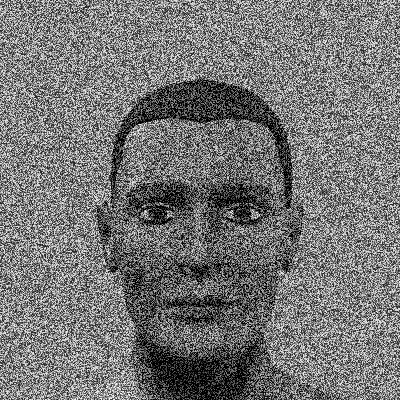
#> input picture ML/DAY13/man.jpg, 400 x 400 px
$ python Q1.py
#> lines starting #> are read from the running program, lines starting #| are printed output that depends on the picture
import numpy as np
import cv2 as cv

img=cv.imread("man.jpg")
#> img is the input picture: shape (400, 400, 3); min 0, max 255, mean 117.4

kernel=np.ones((2,2),np.uint8)

erosion=cv.erode(img,kernel,iterations=2)
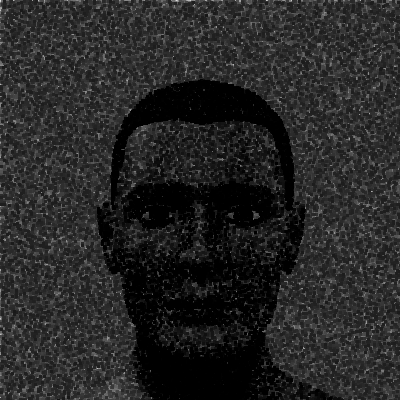
#> erosion: shape (400, 400, 3); min 0, max 226, mean 38.1

dilate=cv.dilate(img,kernel,iterations=2)
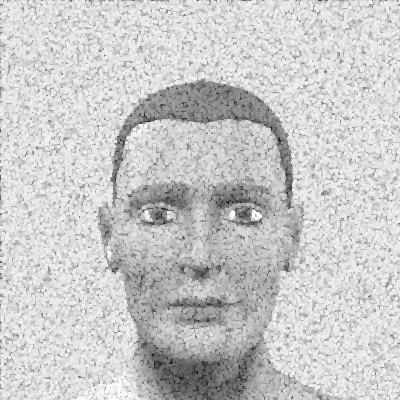
#> dilate: shape (400, 400, 3); min 2, max 255, mean 201.3

#cv.imshow("erode",erosion)
#cv.imshow("dilated",dilate)

dil1=cv.dilate(erosion,kernel,iterations=3)
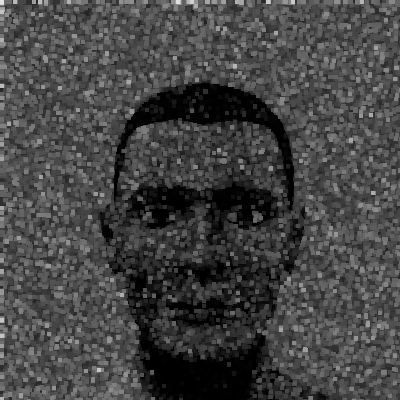
#> dil1: shape (400, 400, 3); min 0, max 226, mean 68.4

t=np.hstack((img,erosion,dilate,dil1))
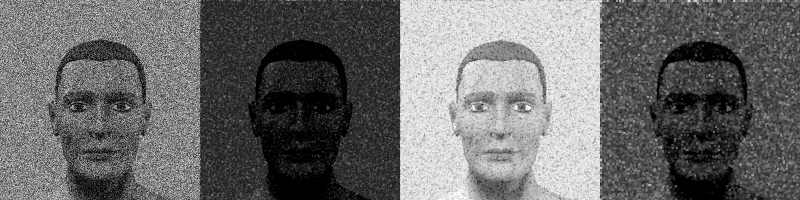
#> t: shape (400, 1600, 3) (shown at 1/2 size); min 0, max 255, mean 106.3

cv.imshow("Combined",t)
cv.waitKey(0)
